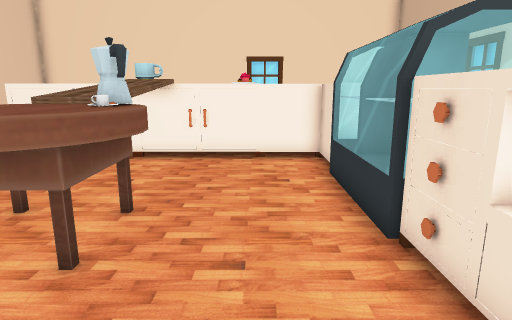
View 1 (above)

16 first-person views from a walk through a scene from a Unity 3-D project. The camera is 1.3 m above the floor, tilts 12° down and sees 75° across. The floor is counted in squares, 0.5 m on a side. Each view is taken from the middle of a square. On the plan, view 1 faces up. The plan holds only what a view shows up to about 20 squares ahead; the rest is blank. The place goes on beyond the plan.

View 2
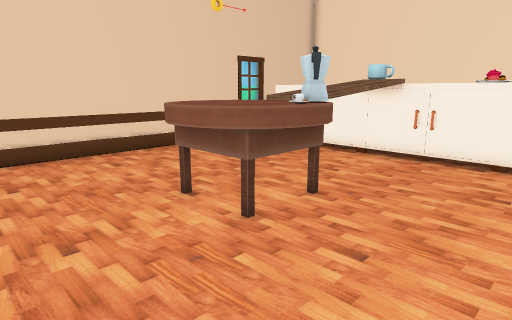

View 3
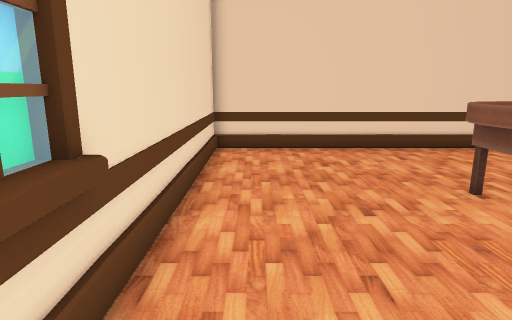

View 4
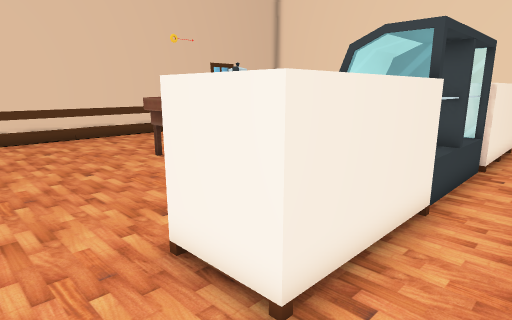

View 5
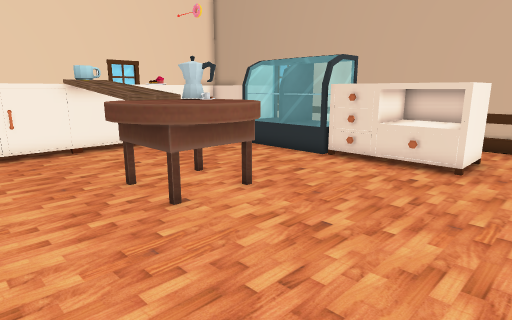

View 6
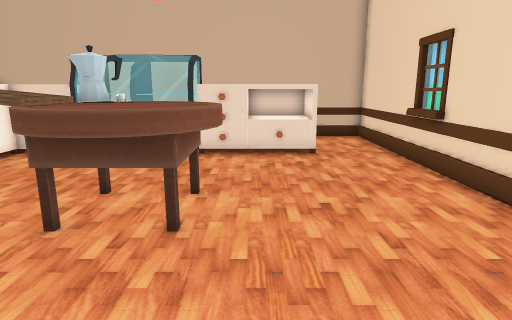

View 7
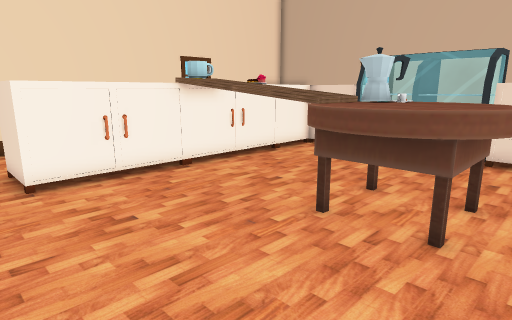

View 8
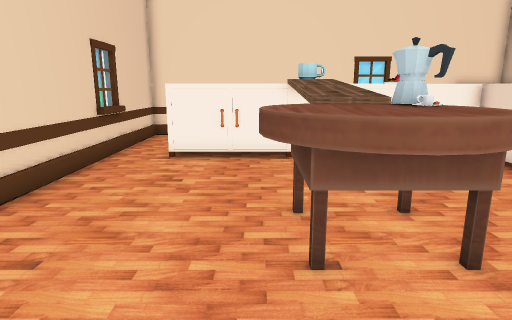

View 9
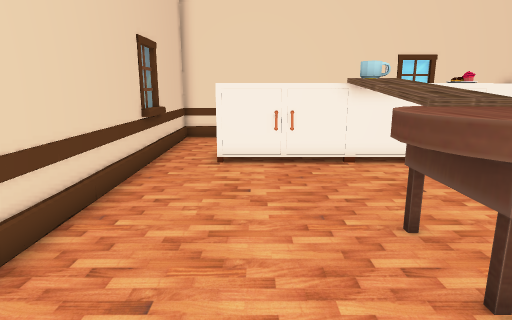

View 10
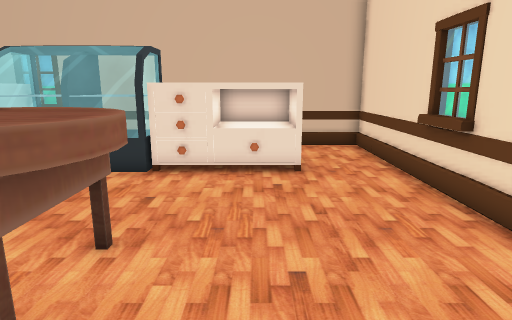

View 11
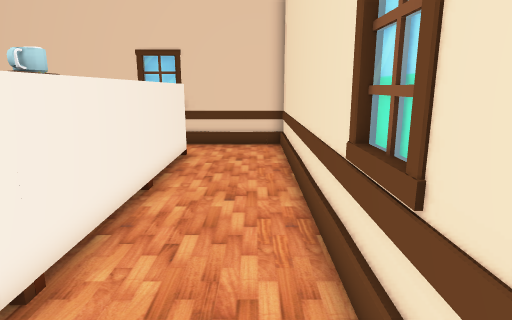

View 12
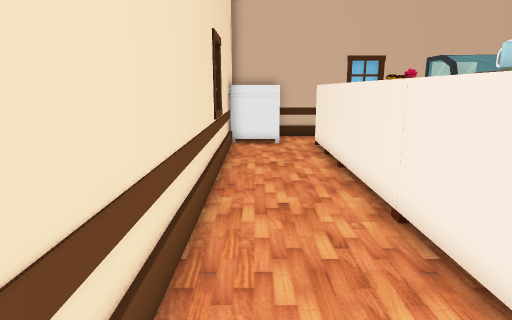

View 13
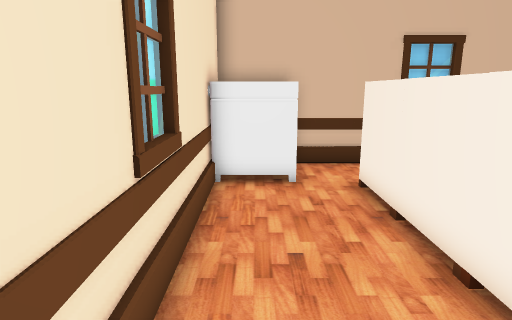

View 14
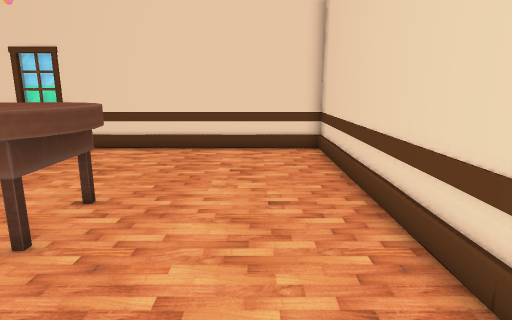

View 15
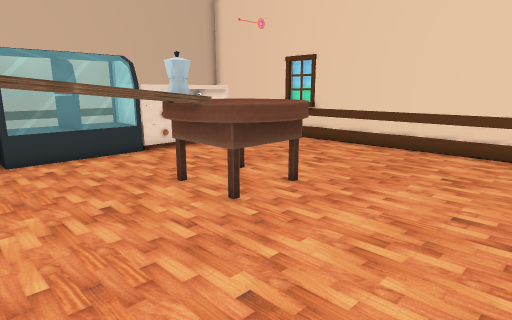

View 16
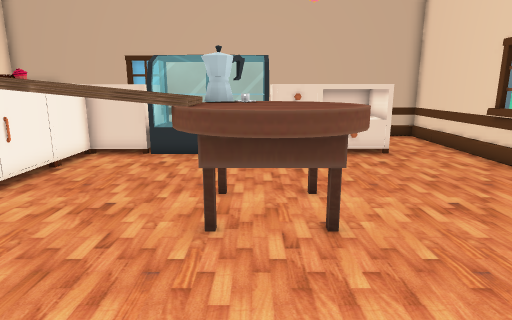

### Floor plan
Key: @ floor where view 1 was taken; # wall or solid block; . floor; ^ raised ledge; S stove; C cupboard; U cup; F fridge; T table.
Columns run from 12 left of view 1 to 8 right of it. Each row starts with its distance up from view 1.
 19 #################SSS#
 18 #................S  #
 17 #................S  #
 16 #...................#
 15 #..CCCCCCCCCCCCCCC..#
 14 #..C             C .#
 13 #..CCCCCUCCCCCC  C  #
 12 #......^U^....C  C  #
 11 #......^^^....CC C  #
 10 #......^^^....FCCF. #
  9 #......^^^....FFFF. #
  8 #......^^^....FFFF. #
  7 #.....TTTTT...FFFF. #
  6 #.....TTTUT...FFFF. #
  5 #.....TTTTT...CCCC. #
  4 #......TTT....CC C..#
  3 #.............CCCC..#
  2 #.............CCCC..#
  1 #.............CCCC..#
  0 #...........@.......#
 -1 #...................#
 -2 #...................#
 -3 #####################

Where each view was taken, in squares from view 1:
view 1: 0 up, 0 right, facing up
view 2: 0 up, 2 right, facing up-left
view 3: 1 down, 3 right, facing left
view 4: 2 down, 7 right, facing up-left
view 5: 2 down, 9 left, facing up-right
view 6: 3 up, 11 left, facing right
view 7: 3 up, 11 left, facing up-right
view 8: 0 up, 6 left, facing up
view 9: 1 up, 8 left, facing up
view 10: 2 up, 8 left, facing right
view 11: 18 up, 4 right, facing left
view 12: 18 up, 11 left, facing right
view 13: 18 up, 4 left, facing right
view 14: 12 up, 9 left, facing down
view 15: 12 up, 11 left, facing down-right
view 16: 6 up, 11 left, facing right
